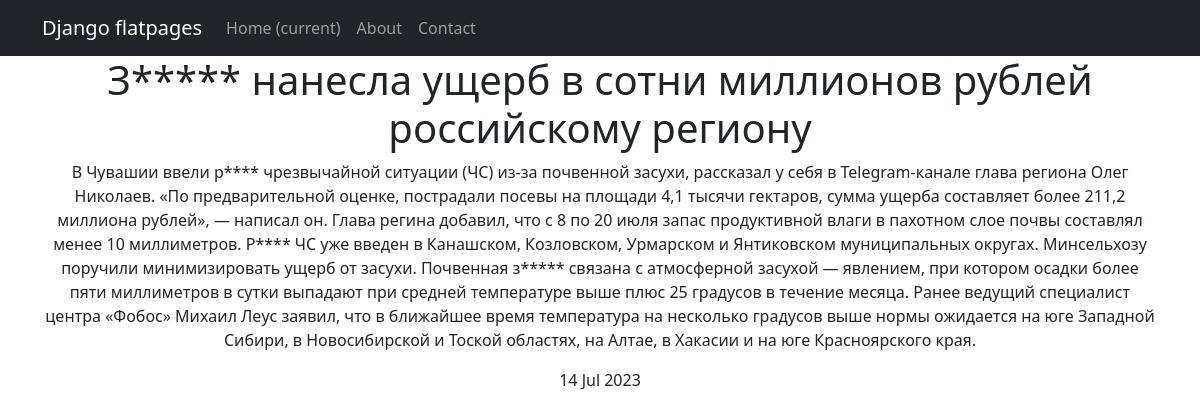
Screenshot of /news/3 with the database file from the repository.
### news/models.py (models this page shows, shortened)
class Post(models.Model):
    news = 'N'
    article = 'A'
    POSITIONS = [
        (news, 'Новость'),
        (article, 'Статья')
    ]
    author = models.ForeignKey(Author, on_delete=models.CASCADE)
    select = models.CharField(max_length=1, choices=POSITIONS, default=news)
    datetime = models.DateTimeField(auto_now_add=True)
    title = models.CharField(max_length=255)
    text = models.TextField()
    rating = models.IntegerField(default=0)

### news/views.py (the view)
# urls.py: path('<int:pk>', PostDetail.as_view()),
class PostDetail(DetailView):
    model = Post
    template_name = 'new.html'
    context_object_name = 'post'

### news/templatetags/custom_filters.py (called while the page is built)
@register.filter()
def censor(value):
    def check_word(word):
        for j in range(0, len(word_list)):
            if word.lower() == word_list[j]:
                new_word = word[0]
                for k in range(1, len(word)):
                    new_word += '*'
                word = new_word
        return word
    if type(value) != str:
        return 'Ошибка: "value" не строка!'
    s = ''
    i = 0
    new_word = ''
    while i < len(value):
        c = value[i]
        if (c != ' ') and (c != '.') and (c != ',') and (c != '!') and (c != '?') and (c != ' '):
            new_word += c
        else:
            if new_word != '':
                s = s + check_word(new_word) + c
                new_word = ''
            else:
                s += c
        i += 1
    if new_word != '':
        s = s + check_word(new_word)
    return s

### templates/new.html (shortened to what this page needs)
{% extends 'flatpages/default.html' %}
{% load custom_filters %}
{% block content %}
<h1>{{ post.title|censor }}</h1>
<p>{{ post.text|censor }}</p>
<p>{{ post.datetime|date:'d M Y' }}</p>
{% endblock content %}

### rows the page displays
Post: title|censor "З***** нанесла ущерб в сотни миллионов рублей российскому региону", text|censor "В Чувашии ввели р**** чрезвычайной ситуации (ЧС) из-за почвенной засухи, рассказал у себя в Telegram-канале глава региона Олег Николаев. «По предварительной оценке, пострадали посевы на площади 4,1 тысячи гектаров, сумма ущерба составляет более 211,2 миллиона рублей», — написал он. Глава регина добавил, что с 8 по 20 июля запас продуктивной влаги в пахотном слое почвы составлял менее 10 миллиметров. Р**** ЧС уже введен в Канашском, Козловском, Урмарском и Янтиковском муниципальных округах. Минсельхозу поручили минимизировать ущерб от засухи. Почвенная з***** связана с атмосферной засухой — явлением, при котором осадки более пяти миллиметров в сутки выпадают при средней температуре выше плюс…", datetime "14 Jul 2023"
